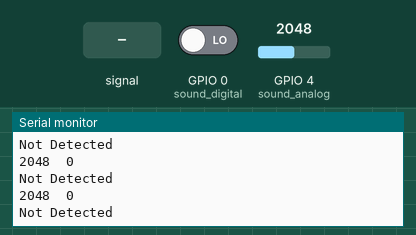
Simulated run of this sketch. Board: ESP32. On the bench: the last lines printed to the serial monitor. Inputs (shaded band) come from the test bench; at power-on: GPIO 0 (sound_digital) LOW, GPIO 4 (sound_analog) = 2048.

Above: at 1.2 s.
1.3 s: GPIO 0 (sound_digital) driven HIGH
At 1.31 s:
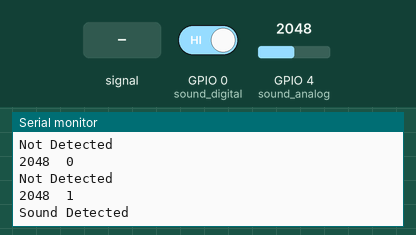
2.9 s: GPIO 4 (sound_analog) fed a 200 Hz sine of ±327 counts around its level
4.4 s: GPIO 4 (sound_analog) set to 2866
At 4.42 s:
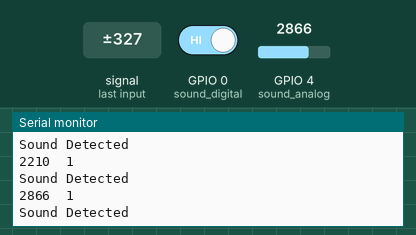
5.9 s: GPIO 4 (sound_analog) fed a 1000 Hz sine of ±1023 counts around its level
At 7.12 s:
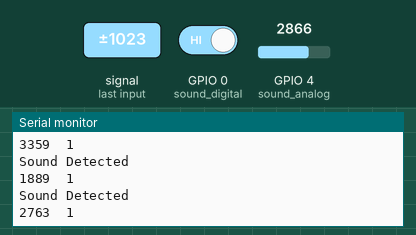
7.4 s: GPIO 4 (sound_analog) set to 3603
At 7.43 s:
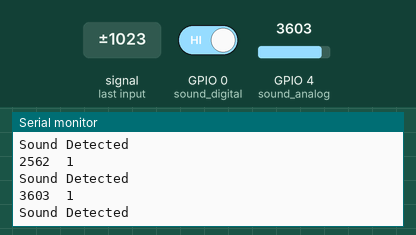
8.9 s: GPIO 0 (sound_digital) driven LOW
At 8.93 s:
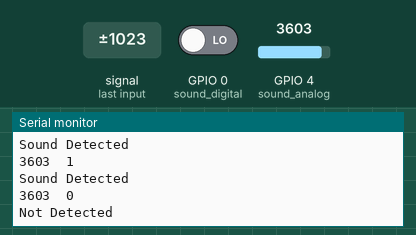
Timing chart, 0 to 11.4 s (numbered marks = the images above; inputs shaded):
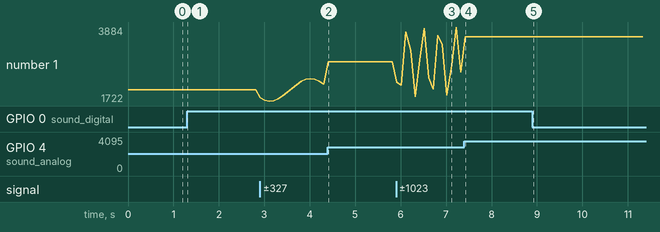

The sketch:

soundesp32.ino
```cpp
int sound_digital = 0;
int sound_analog = 4;


void setup() {
  // put your setup code here, to run once:
 pinMode(sound_digital, INPUT);
 Serial.begin(115200);
}

void loop() {
  // put your main code here, to run repeatedly:
int val_digital = digitalRead(sound_digital);
  int val_analog = analogRead(sound_analog);

  Serial.print(val_analog);
  Serial.print("\t");
  Serial.println(val_digital);


  if(val_digital == HIGH){
    Serial.println("Sound Detected");
  }
  else{
    Serial.println("Not Detected");
  }

  delay(100);
}
```

Measured:
- after the input at 1.3 s, the serial monitor: prints a new line at once (image 1)
- after the input at 4.4 s, the serial monitor: prints a new line at once (image 2)
- after the input at 5.9 s, the serial monitor: prints a new line at once (image 3)
- after the input at 7.4 s, the serial monitor: prints a new line at once (image 4)
- after the input at 8.9 s, the serial monitor: prints a new line at once (image 5)
- plotted number 1: 2048 → 2210 after the input at 2.9 s, 2210 → 2866 after the input at 4.4 s, 2866 → 2562 after the input at 5.9 s, 2562 → 3603 after the input at 7.4 s
